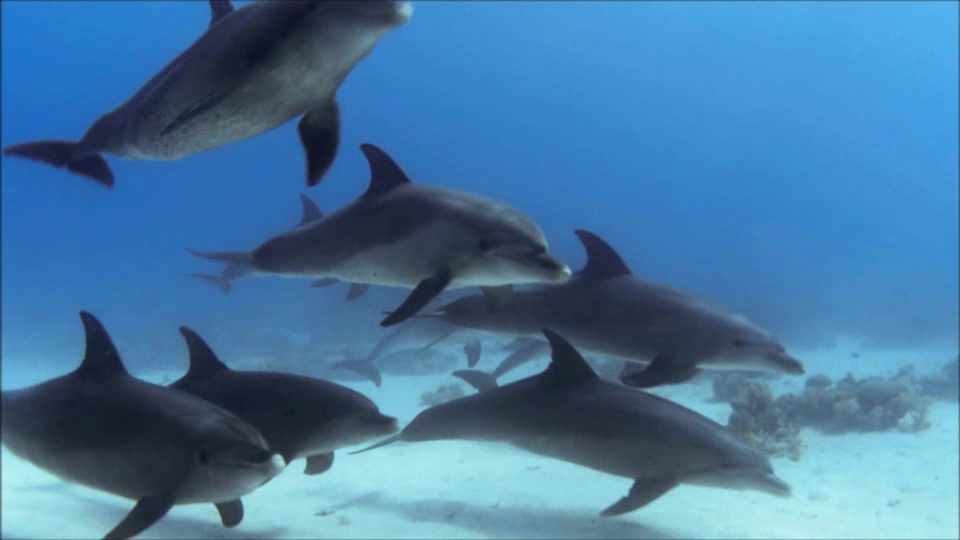
#> input picture frame 5 of Depth-Anything/assets/examples_video/davis_dolphins.mp4, 960 x 540 px, given in place of TUM_fake.mp4, which was not available
$ python convert_video_frame.py
#> lines starting #> are read from the running program, lines starting #| are printed output that depends on the picture
import os
from pathlib import Path

import cv2
import numpy as np


def save_frame(frame_path, frame):
    suffix = Path(frame_path).suffix or ".png"
    success, encoded = cv2.imencode(suffix, frame)
    if not success:
        return False

    try:
        encoded.tofile(frame_path)
    except OSError:
        return False
    return True


# [10 lines left out: function load_frame, not called in this run]


def video_to_frames_and_save(video_path, output_dir, gray=True, step=1):
#> called with gray = True, step = 1
    if step < 1:
        raise ValueError("Le parametre 'step' doit etre superieur ou egal a 1.")

    video_path = os.fspath(video_path)
    output_dir = os.fspath(output_dir)
    os.makedirs(output_dir, exist_ok=True)

    cap = cv2.VideoCapture(video_path)
    if not cap.isOpened():
        raise ValueError(f"Impossible d'ouvrir la video : {video_path}")

    fps = float(cap.get(cv2.CAP_PROP_FPS))
    frame_idx = 0
    saved_idx = 0
    frame_count = int(cap.get(cv2.CAP_PROP_FRAME_COUNT))

    print(f"FPS : {fps}")
    print(f"Nombre total de trames : {frame_count}")

    while True:
        ret, frame = cap.read()
#> frame is the input picture: shape (540, 960, 3); mean B, G, R 161.3, 120.9, 70.5
        if not ret or frame is None:
            break

        if frame_idx % step == 0:
            if gray:
                frame = cv2.cvtColor(frame, cv2.COLOR_BGR2GRAY)
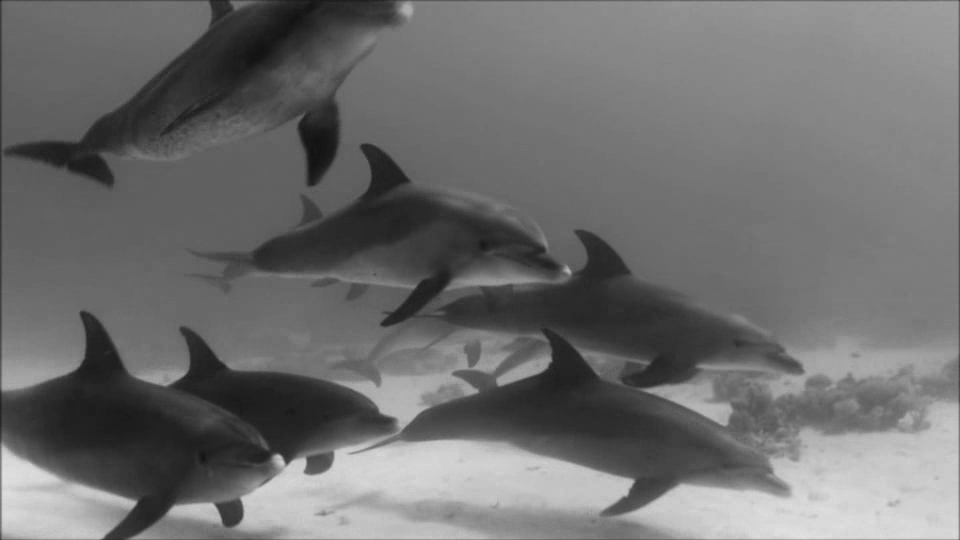
#> frame: shape (540, 960); min 17, max 227, mean 110.4

            frame_name = f"frame_{saved_idx:05d}.png"
            frame_path = os.path.join(output_dir, frame_name)

            if not save_frame(frame_path, frame):
                cap.release()
                raise IOError(f"Echec de l'ecriture de l'image : {frame_path}")

            saved_idx += 1

        frame_idx += 1

    cap.release()
    print(f"{saved_idx} frames sauvegardees dans : {output_dir}")


# [55 lines left out: function frames_to_video_in_same_folder, not called in this run]


if __name__ == "__main__":
    project_root = Path(__file__).resolve().parent.parent.parent
    video_path = project_root / "dataset" / "ai" / "TUM_fake.mp4"
    output_dir = project_root / "dataset" / "ai" / "frames"
    video_to_frames_and_save(video_path, output_dir)

$ run again, starting later in the video
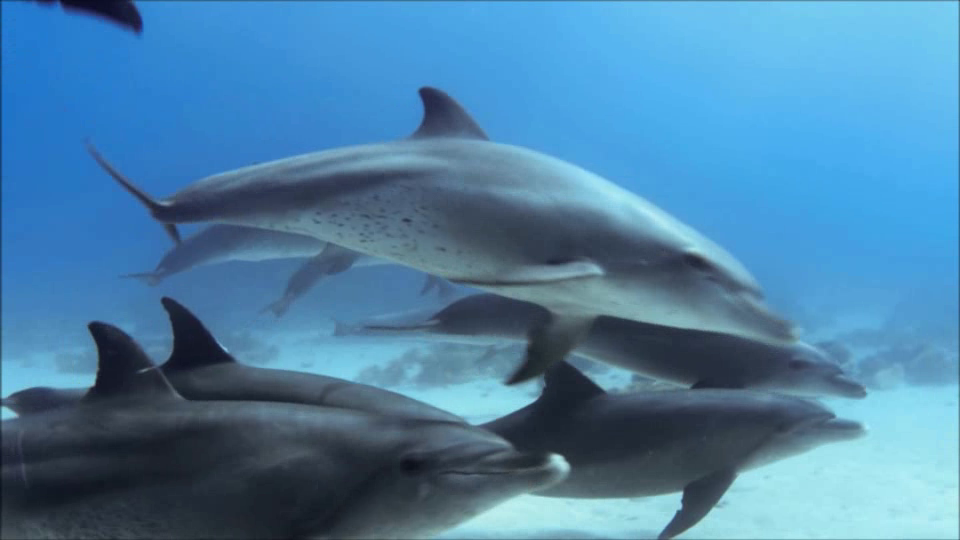
#> input picture frame 26 of Depth-Anything/assets/examples_video/davis_dolphins.mp4, 960 x 540 px, given in place of TUM_fake.mp4, which was not available
#> in video_to_frames_and_save, frame is the input picture: shape (540, 960, 3); mean B, G, R 166.3, 129.1, 76.1
#> in video_to_frames_and_save, `frame = cv2.cvtColor(frame, cv2.COLOR_BGR2GRAY)`:
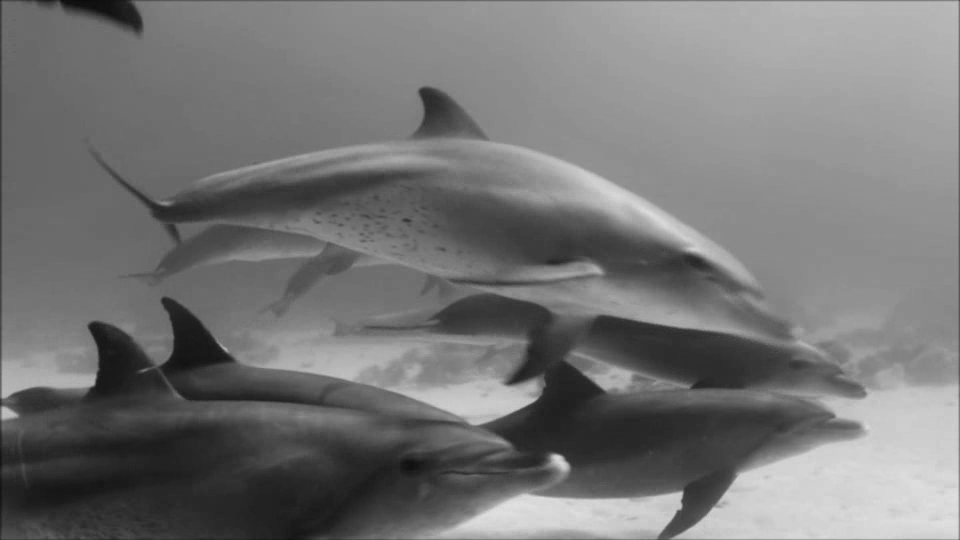
#> frame: shape (540, 960); min 11, max 226, mean 117.5

$ run again, starting later in the video
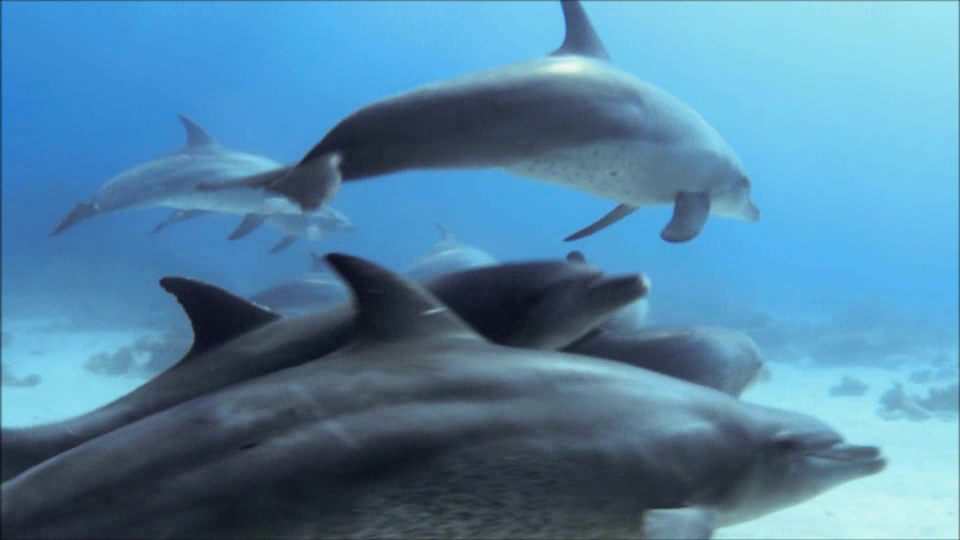
#> input picture frame 47 of Depth-Anything/assets/examples_video/davis_dolphins.mp4, 960 x 540 px, given in place of TUM_fake.mp4, which was not available
#> in video_to_frames_and_save, frame is the input picture: shape (540, 960, 3); mean B, G, R 165.1, 133.1, 82.3
#> in video_to_frames_and_save, `frame = cv2.cvtColor(frame, cv2.COLOR_BGR2GRAY)`:
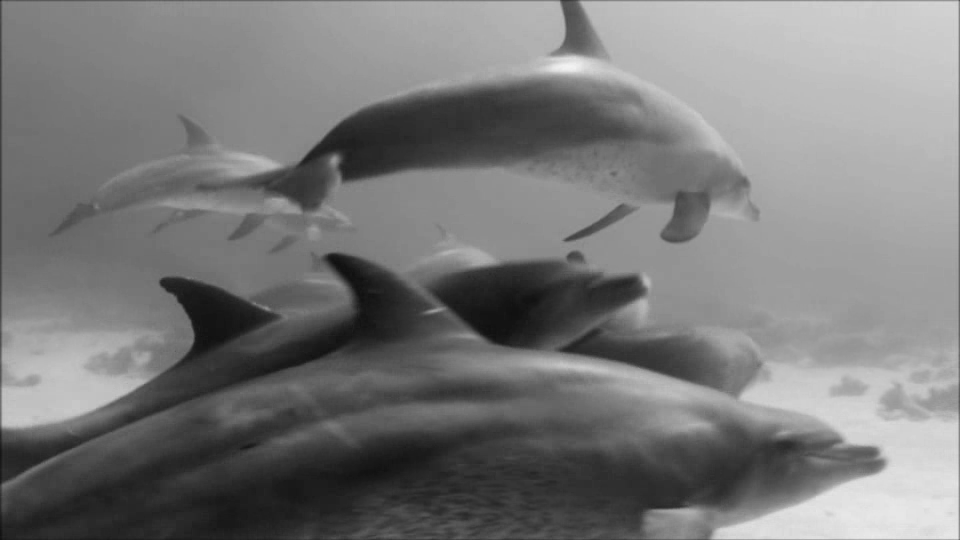
#> frame: shape (540, 960); min 15, max 243, mean 121.5
